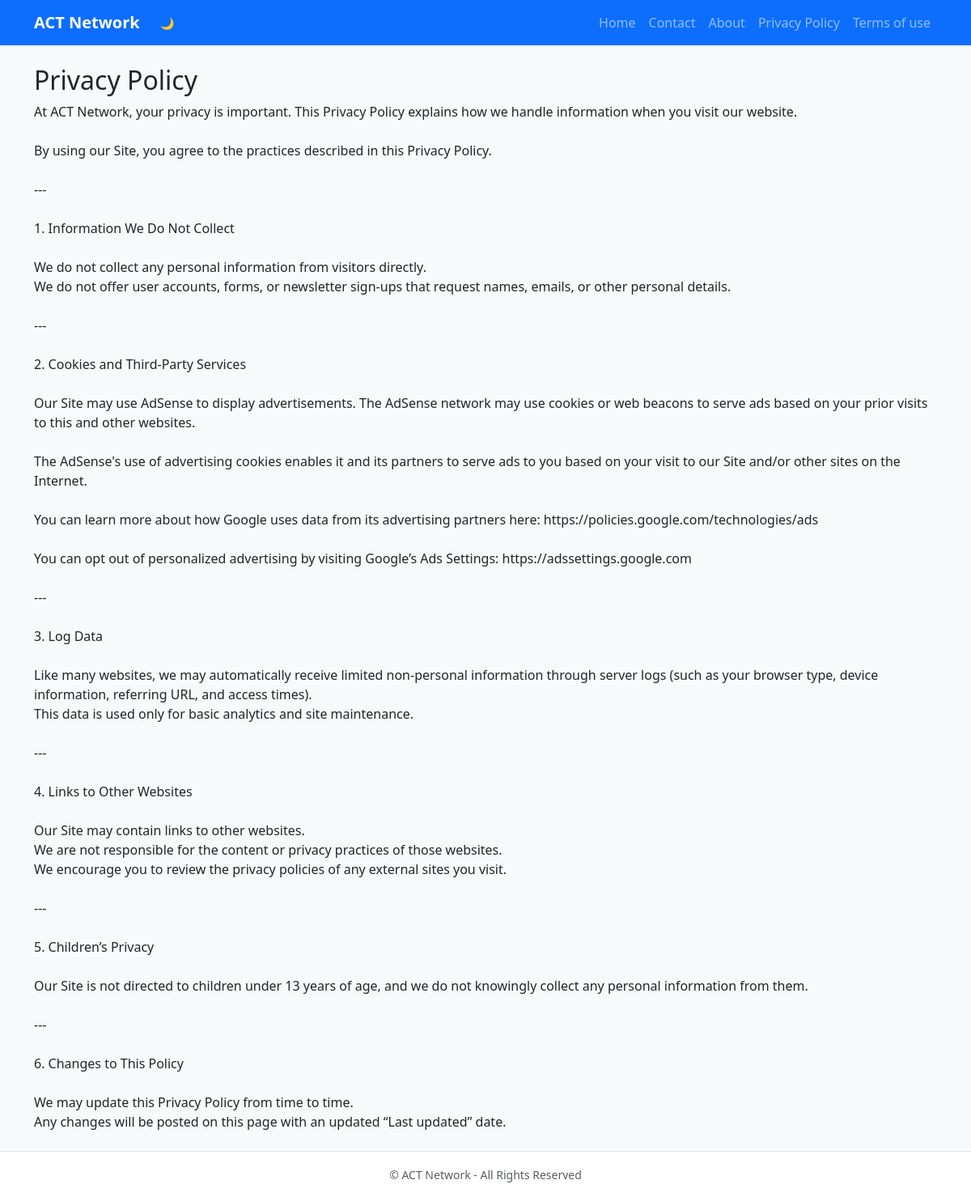
/privacy_policy/, run on the app's committed database.
### blog/models.py (models this page shows, shortened)
class PrivacyPolicy(models.Model):
    title = models.CharField(max_length=200)
    content = models.TextField()
    date_updated = models.DateTimeField(default=timezone.now)

### blog/views.py (the view)
# urls.py: path("privacy_policy/", views.privacy_policy, name="privacy_policy"),
def privacy_policy(request):
    policy = PrivacyPolicy.objects.all()
    return render(request, "blog/privacy_policy.html", {"policy":policy})

### blog/templates/blog/privacy_policy.html (shortened to what this page needs)
{% extends "blog/base.html" %}
{% block content %}
<div>
    {% for data in policy %}
        <h2>{{ data.title }}</h2>
        <p>{{ data.content|linebreaksbr }}</p>
    {% empty %}
        <p>No privacy policy</p>
    {% endfor %}
</div>
{% endblock %}

### data on the page
PrivacyPolicy: title "Privacy Policy", content "At ACT Network, your privacy is important. This Privacy Policy explains how we handle information when you visit our website. By using our Site, you agree to the practices described in this Privacy Policy. --- 1. Information We Do Not Collect We do not collect any personal information from visitors directly. We do not offer user accounts, forms, or newsletter sign-ups that request names, emails, or other personal details. --- 2. Cookies and Third-Party Services Our Site may use AdSense to display advertisements. The AdSense network may use cookies or web beacons to serve ads based on your prior visits to this and other websites. The AdSense's use of advertising cookies enables it and its…"
